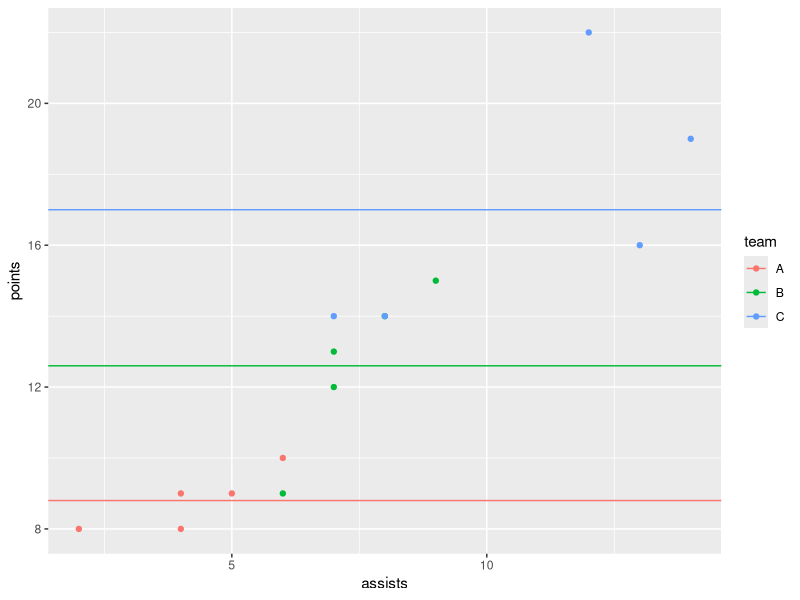

Recreate this plot in R.
# How to Plot Mean Line by Group in ggplot2
# create data frame
df <- data.frame(team=rep(c('A', 'B', 'C'), each=5),
                 assists=c(2, 4, 4, 5, 6, 6, 7, 7,
                           8, 9, 7, 8, 13, 14, 12),
                 points=c(8, 8, 9, 9, 10, 9, 12, 13,
                          14, 15, 14, 14, 16, 19, 22))

# view data frame
df

library("dplyr")

library("ggplot2")

# calculate mean points value by team
mean_team <- df %>% group_by(team) %>% 
  summarise(mean_pts=mean(points))

# create scatterplot of assists vs points with mean line of points by team
ggplot(df, aes(x=assists, y=points)) + 
  geom_point(aes(color=team)) + 
  geom_hline(data=mean_team, aes(yintercept=mean_pts, col=team))

# view mean points value by team
mean_team
